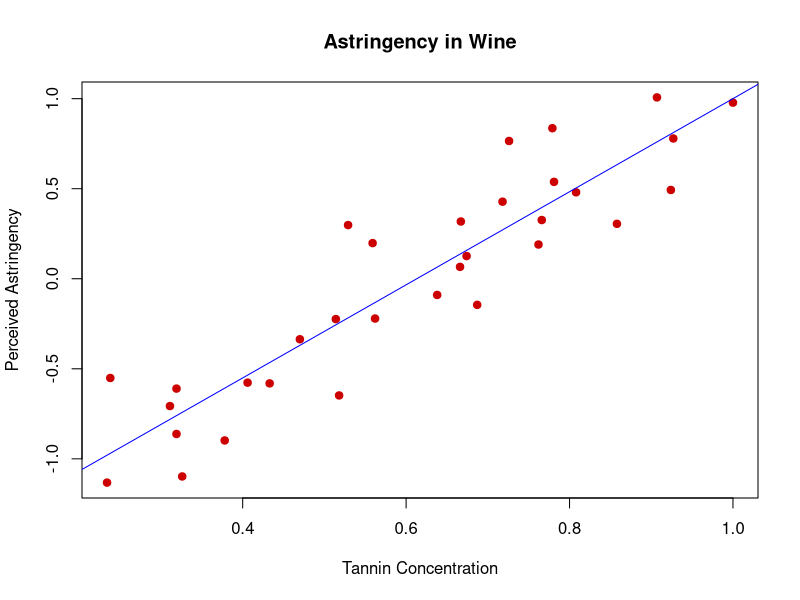
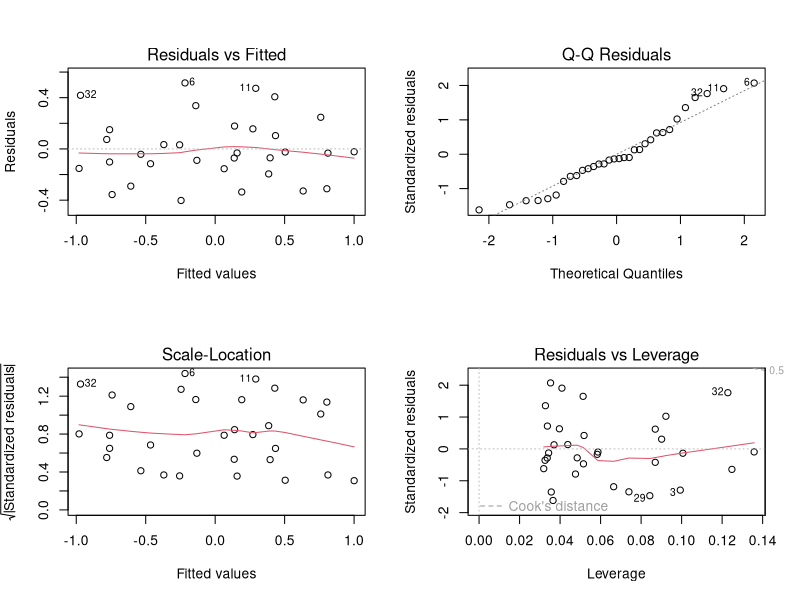
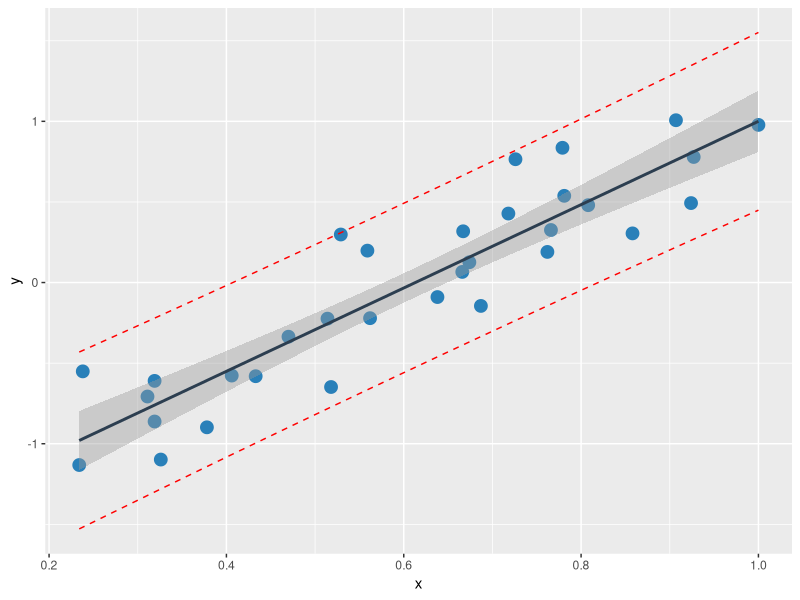

The R source for these figures, in order:
# File: Final Exam Plotter.R
# Course: IE 3610


# Clear plots
dev.off()  # But only if there IS a plot
# Clear console
cat("\014")  # ctrl+L
# Clear global environment
rm(list = ls())

library(ggplot2)

## IMPORT data1
x <- c(0.718, 0.808, 0.924, 1.000, 0.667, 0.529, 0.514, 0.559, 0.766, 0.470, 0.726, 0.762, 0.666, 0.562, 0.378, 0.779, 0.674, 0.858, 0.406, 0.927, 0.311, 0.319, 0.518, 0.687, 0.907, 0.638, 0.234, 0.781, 0.326, 0.433, 0.319, 0.238)
y <- c(0.428, 0.480, 0.493, 0.978, 0.318, 0.298, -0.224, 0.198, 0.326, -0.336, 0.765, 0.190, 0.066, -0.221, -0.898, 0.836, 0.126, 0.305, -0.577, 0.779, -0.707, -0.610, -0.648, -0.145, 1.007, -0.090, -1.132, 0.538, -1.098, -0.581, -0.862, -0.551)

data1 <- data.frame(x, y)

alpha=0.05


## data1 ANALYSIS
# Plots
plot(data1$x, data1$y, # Plot function
     pch = 19,         # Solid circle
     cex = 1,        # Make 1x size
     col = "#cc0000",  # Red
     main = "Astringency in Wine", # Graph title
     xlab = "Tannin Concentration", # X label
     ylab = "Perceived Astringency") # Y label

# Regression
abline(lm(y~x,data=data1),col='blue') # Add regression line to graph
model = lm(y~x,data=data1) # Slope and intercept

# Summary Statistics
sse <- sum((fitted(model) - data1$y)^2)
ssr <- sum((fitted(model) - mean(data1$y))^2)
sst <- ssr + sse
n = sum(table(data1))
s = sqrt(sse/(n-2))
r_squared = ssr/sst

# Output
summary(model) # Summary statistics for data1 set (r^2 = 'Multiple R-squared')
writeLines(c(paste("SSE:",sse),
             paste("SSR:",ssr),
             paste("SST:",sst),
             paste("n =",n),
             paste("Standard Deviation Point Estimate:",s),
             paste("R-Squared:",r_squared)))

alpha=0.05

fit=lm(y~x)
summary(fit)
anova(fit)
fitted=fitted(fit)
residuals=resid(fit)
par(mfrow=c(2,2))
plot(fit)

temp_var <-predict(fit, interval="prediction")
new_df <- cbind(data1, temp_var)

ggplot(new_df, aes(x=x, y=y)) + 
  geom_point(color='#2980B9', size = 4) + 
  geom_line(aes(y=lwr), color="red", linetype="dashed")+
  geom_line(aes(y=upr), color="red", linetype="dashed")+
  geom_smooth(method=lm, color='#2C3E50') 


confint(fit, level=1-alpha)

new_x <- data.frame(x=c(0.6,0.7)) 
predict(fit, newdata = new_x, interval = 'confidence', level=1-alpha)
predict(fit, newdata = new_x, interval = 'prediction', level=1-alpha)


mean.pred.intervals <- function(x, y, pred.x) {
  n <- length(y) # Find sample size
  lm.model <- lm(y ~ x) # Fit linear model
  y.fitted <- lm.model$fitted.values # Extract the fitted values of y
  S_xx=sum((x - mean(x))^2)
  S_yy=sum((y - mean(y))^2) 
  S_xy=sum((x - mean(x))*(y - mean(y)))
  cat(sprintf("S_xx=: %.3f\n", S_xx))
  cat(sprintf("S_yy=: %.3f\n", S_yy))
  cat(sprintf("S_xy=: %.3f\n", S_xy))
  
  # Coefficients of the linear model, beta0 and beta1
  b0 <- lm.model$coefficients[1]
  b1 <- lm.model$coefficients[2]
  cat(sprintf("beta0=: %.3f\n", b0))
  cat(sprintf("beta1=: %.3f\n", b1))
  alt_b1=S_xy/S_xx #alteranttive computing formula 
  alt_b0=mean(y)-alt_b1*mean(x) #alteranttive computing formula 
  cat(sprintf("alt_beta0=: %.3f\n", alt_b0))
  cat(sprintf("alt_beta1=: %.3f\n", alt_b1))
  
  # Find SSE and MSE
  sse <- sum((y - y.fitted)^2)
  cat(sprintf("SSE=: %.3f\n", sse))
  alt_sse=S_yy-alt_b1*S_xy #alteranttive computing formula 
  cat(sprintf("alt_SSE=: %.3f\n", alt_sse))
  mse <- sse / (n - 2)
  cat(sprintf("s^2=: %.3f\n", mse))
  alt_mse=alt_sse/(n-2) #alteranttive computing formula 
  cat(sprintf("alt_s^2=: %.3f\n", alt_mse))
  s <- sqrt(sse / (n - 2))
  cat(sprintf("s=: %.3f\n", s))
  alt_s=sqrt(alt_mse) #alteranttive computing formula 
  cat(sprintf("alt_s=: %.3f\n", alt_s))
  
  
  pred.y <- b1 * pred.x + b0 # Predict y at the given value of x (argument pred.x)
  cat(sprintf("hatY=: %.3f\n", pred.y))
  
  
  t.val <- qt(1-alpha/2, n - 2) # Critical value of t
  cat(sprintf("t=: %.3f\n", t.val))
  
  beta1.se.fit <-s / sqrt(S_xx) # standard error of beta 1
  cat(sprintf("s_beta1=: %.3f\n", beta1.se.fit))
  mean.se.fit <- s*sqrt((1 / n + (pred.x - mean(x))^2 / S_xx)) # Standard error of the mean estimate
  cat(sprintf("smeanY=: %.3f\n", mean.se.fit))
  pred.se.fit <- s*sqrt((1 + (1 / n) + (pred.x - mean(x))^2 / S_xx))  # Standard error of the prediction
  cat(sprintf("spredY=: %.3f\n", pred.se.fit))
  
  # Beta 1 Upper and Lower Confidence limits at alpha Confidence
  b1.conf.upper <- b1 + t.val * beta1.se.fit
  b1.conf.lower <- b1 - t.val * beta1.se.fit
  
  # Mean Estimate Upper and Lower Confidence limits at alpha Confidence
  mean.conf.upper <- pred.y + t.val * mean.se.fit
  mean.conf.lower <- pred.y - t.val * mean.se.fit
  
  # Prediction Upper and Lower Confidence limits at alpha Confidence
  pred.conf.upper <- pred.y + t.val * pred.se.fit
  pred.conf.lower <- pred.y - t.val * pred.se.fit
  
  
  
  # Build data.frame of upper and lower limits calculated above, as well as the predicted y and beta 1 values
  upper <- data.frame(rbind(round(b1.conf.upper, 3), round(mean.conf.upper, 3), round(pred.conf.upper, 3)))
  lower <- data.frame(rbind(round(b1.conf.lower, 3), round(mean.conf.lower, 3), round(pred.conf.lower, 3)))
  fit <- data.frame(rbind(round(b1, 3), round(pred.y, 3), round(pred.y, 3)))
  
  # Collect all into data.frame and rename columns
  results <- data.frame(cbind(lower, upper, fit), row.names = c('Coefficient', 'Mean', 'Prediction'))
  colnames(results) <- c('Lower', 'Upper', 'Fit')
  
  return(results)
}

mean.pred.intervals(x, y, 0.6)

mean.pred.intervals(x, y, 0.7)


